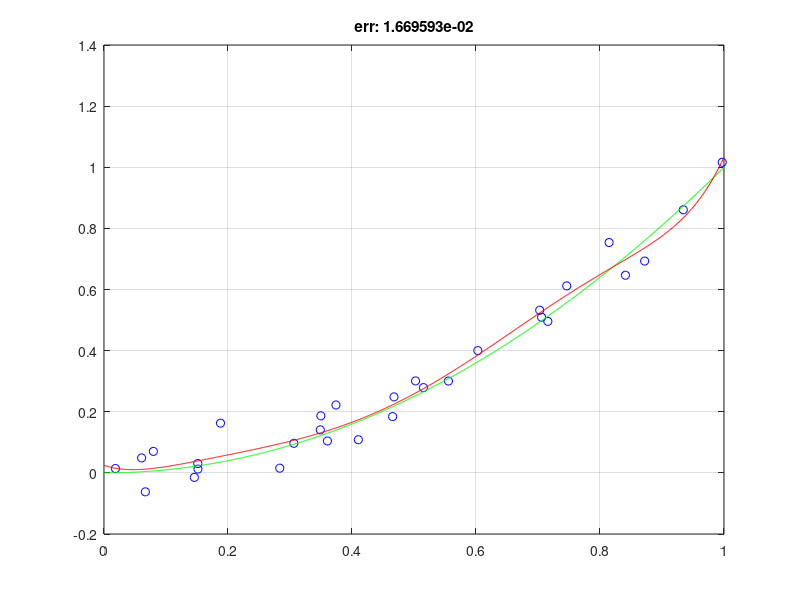

Source code (MATLAB):
clear;
close all;
clc;

%%
% Regression in monodimensional case
% Polynomial regression
% y = x^2, x \in [0,1]

m = 1000;
n = 30;
%d = 1;

sigma = .05; % Variance of the noise

XT = linspace(0,1,m)';
YT = XT.^2;


X = rand(n,1);
Y = X.^2 + sigma*randn(n,1); % Elevo a potenza ogni elemento della matrice

figure, grid on, box on, hold on;
plot(X,Y,'ob');
plot(XT,YT,'g');

%%
p = 8;

A = [];
for i = 0:p
    A = [A, X.^i];
end
% c = (A' A )^+ A'y
c = (A'*A)\(A'*Y);

A = [];
for i = 0:p
    A = [A, XT.^i];
end
YP = A*c; % YP -> Y predicted

err = mean(abs(YT-YP));

plot(XT, YP, 'r');

title(sprintf('err: %e', err))













